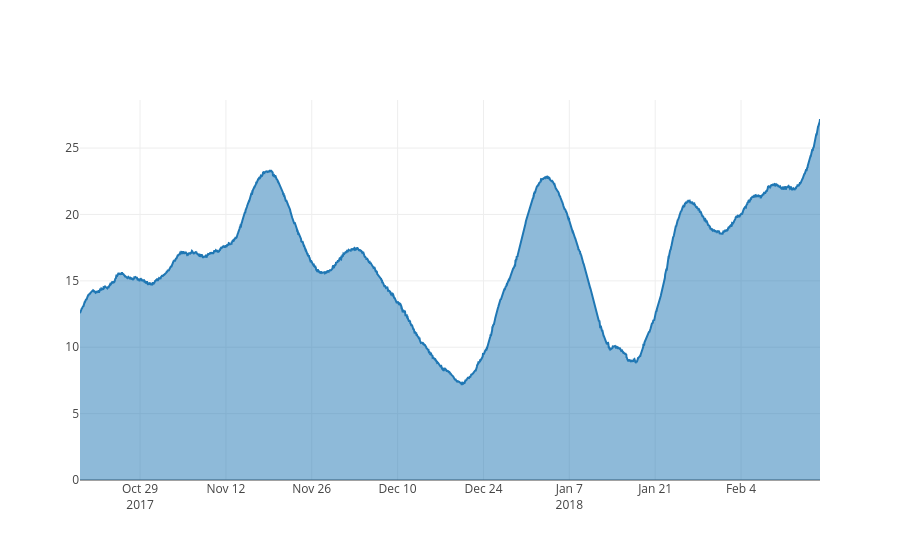

Notebook cell for this chart:
### Code cell
parameter = df.metadata['parameter']
data = [go.Scatter(
          x=df.index,
          y=df[parameter],
          fill='tozeroy'
    )]

iplot(data)

### Figure 1 — Plotly figure (JSON) as saved in the notebook; plotly's stock layout.template omitted (floating-point values rounded to 4 significant figures; data arrays with more than 128 entries replaced by an {"elided": "..."} marker saying what was removed)
{"data": [{"fill": "tozeroy", "type": "scatter", "x": {"elided": "2891 str values"}, "y": {"elided": "2891 float values"}}], "layout": {}}
